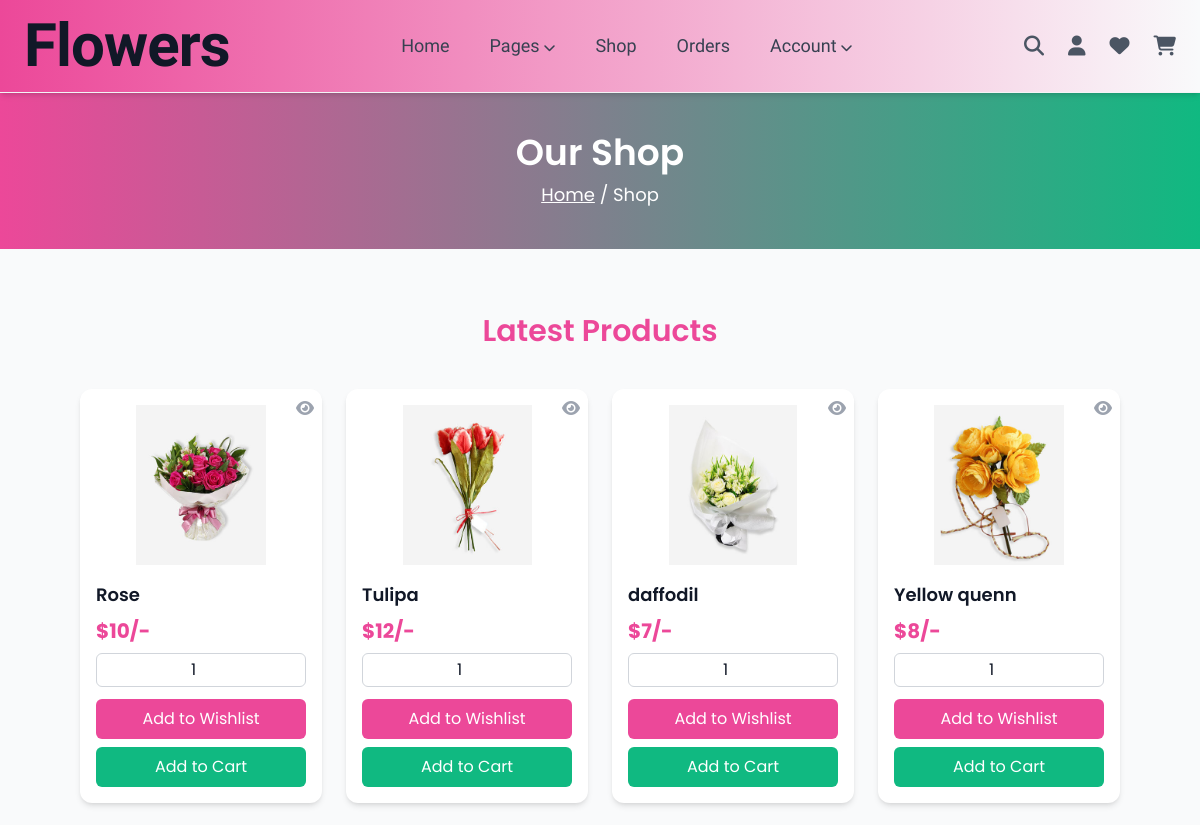
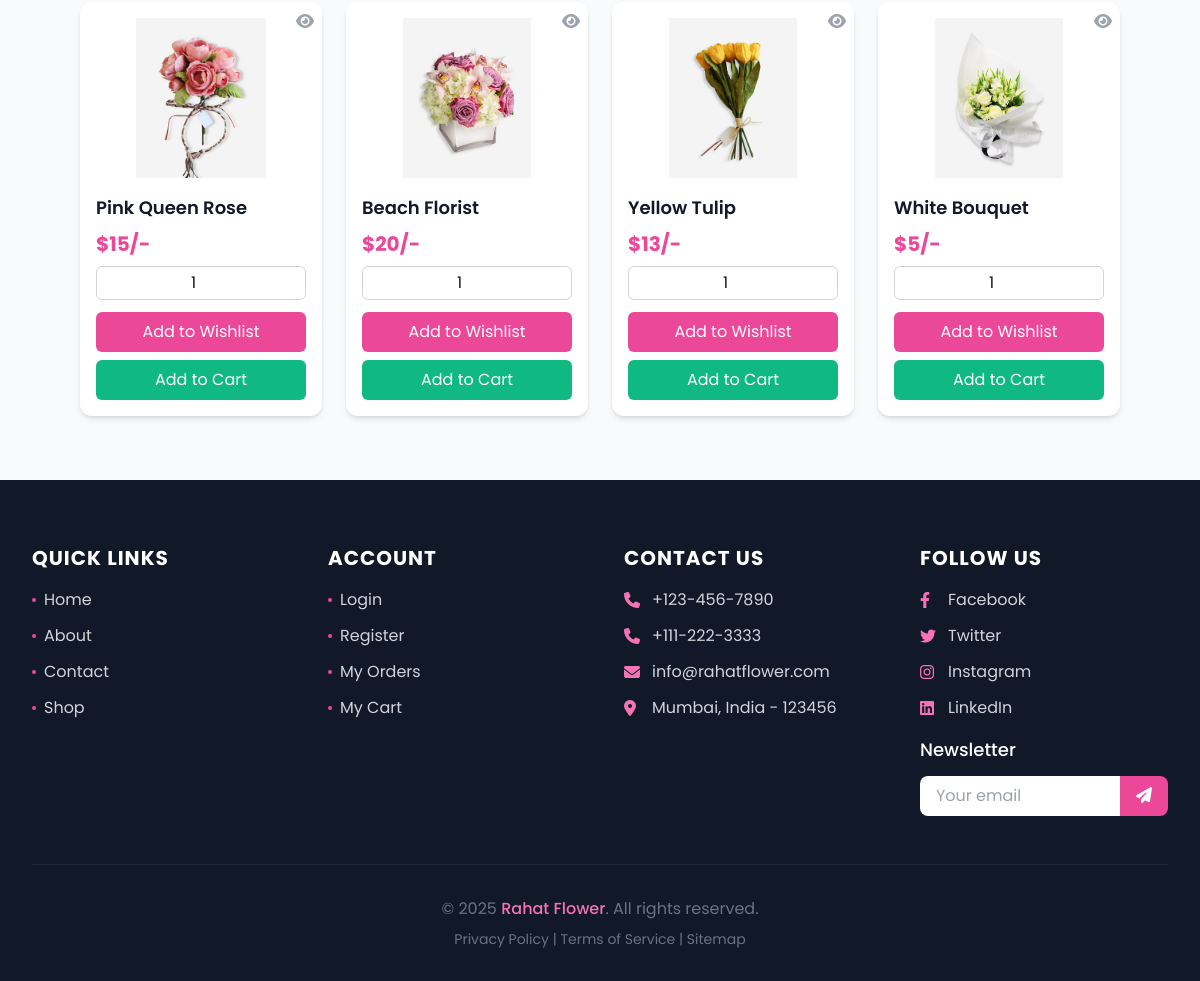
Screenshot of /shop.php (signed in) with the database file from the repository (2 pictures, top to bottom).
### tables this page shows
CREATE TABLE `products` (
  `id` int(11) NOT NULL,
  `name` varchar(255) DEFAULT NULL,
  `details` text DEFAULT NULL,
  `price` float DEFAULT NULL,
  `image` varchar(255) DEFAULT NULL
);

### shop.php (the view, shortened to what this page needs)
<?php
@include 'config.php';
?>
<!DOCTYPE html>
<html lang="en">
<head>
   <link rel="stylesheet" href="https://cdnjs.cloudflare.com/ajax/libs/font-awesome/6.4.0/css/all.min.css">
   <script src="https://cdn.tailwindcss.com"></script>
</head>
<body class="font-poppins bg-gray-50 text-secondary">
<?php @include 'header.php'; ?>
<section class="py-10 bg-gradient-to-r from-primary to-accent text-white text-center">
   <h3 class="text-4xl font-semibold">Our Shop</h3>
   <p class="text-lg mt-2">
      <a href="home.php" class="underline hover:text-gray-200">Home</a> / Shop
   </p>
</section>
<section class="py-16 px-4 lg:px-20">
   <h1 class="text-3xl font-semibold text-center mb-10 text-primary">Latest Products</h1>
   <div class="grid grid-cols-1 sm:grid-cols-2 md:grid-cols-3 lg:grid-cols-4 gap-6">
      <?php
         $select_products = mysqli_query($conn, "SELECT * FROM `products`") or die('query failed');
         if (mysqli_num_rows($select_products) > 0) {
            while ($product = mysqli_fetch_assoc($select_products)) {
      ?>
      <form action="" method="POST" class="bg-white rounded-xl shadow-md p-4 flex flex-col justify-between relative group hover:shadow-lg transition">
         <a href="view_page.php?pid=<?php echo $product['id']; ?>" class="absolute top-2 right-2 text-gray-400 hover:text-primary">
            <i class="fas fa-eye"></i>
         </a>
         <img src="uploaded_img/<?php echo $product['image']; ?>" alt="" class="h-40 mx-auto object-contain mb-4">
         <div class="text-lg font-semibold mb-2"><?php echo $product['name']; ?></div>
         <div class="text-xl text-primary font-bold mb-2">$<?php echo $product['price']; ?>/-</div>
         <input type="number" name="product_quantity" value="1" min="1" class="w-full border border-gray-300 rounded-md px-2 py-1 mb-3 text-center focus:outline-none focus:ring-2 focus:ring-primary">
         <input type="submit" value="Add to Wishlist" name="add_to_wishlist" class="bg-pink-500 text-white py-2 rounded-md hover:bg-pink-600 transition mb-2 cursor-pointer">
         <input type="submit" value="Add to Cart" name="add_to_cart" class="bg-emerald-500 text-white py-2 rounded-md hover:bg-emerald-600 transition cursor-pointer">
      </form>
      <?php
            }
         } else {
            echo '<p class="text-center col-span-4 text-gray-500">No products added yet!</p>';
         }
      ?>
   </div>
</section>
<?php @include 'footer.php'; ?>
</body>
</html>

### rows the page displays
products: image (picture), name "Rose", price "10"
products: image (picture), name "Tulipa", price "12"
products: image (picture), name "daffodil", price "7"
products: image (picture), name "Yellow quenn", price "8"
products: image (picture), name "Pink Queen Rose", price "15"
products: image (picture), name "Beach Florist", price "20"
products: image (picture), name "Yellow Tulip", price "13"
products: image (picture), name "White Bouquet", price "5"
